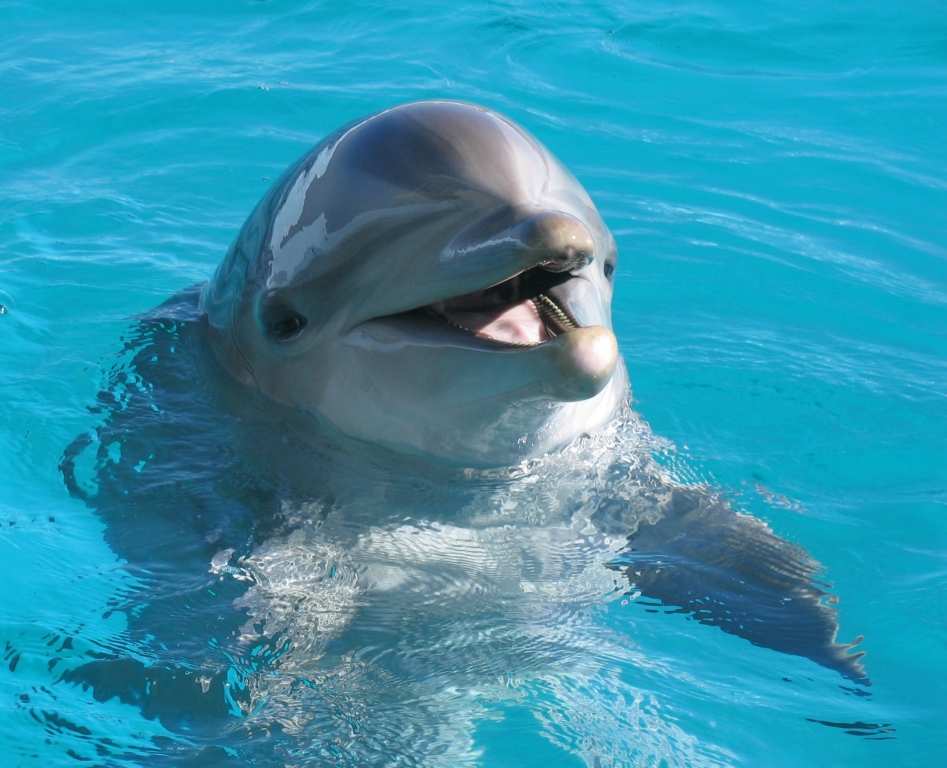
%> input picture images/dolphin.jpg, 947 x 768 px
$ octave main.m   (GNU Octave 9; MATLAB toolbox functions it lacks are replaced by stand-ins)
%> lines starting %> are read from the running program, lines starting %| are printed output that depends on the picture
clc
close all
clear

%% input parameters

h_pixel = 30; % height of final pixelated im age
w_pixel = 40; % width of final pixelated image
K = 8; % amount of different colors in the final image
perturbation_factor = 50;
addpath('images');
% source_filename = "obamna.jpg"; % source file name
% source_filename = "shrek.jpg"; % source file name
source_filename = "dolphin.jpg"; % source file name


%% open image

input_imag = imread(source_filename);
%> input_imag is the input picture: size 768x947x3 uint8; mean R, G, B 51.4, 147.5, 174.6
input_imag = rgb2lab(input_imag);
%> input_imag: size 768x947x3 double; mean of channels 1, 2, 3 57.1, -15.7, -21.3
input_imag = imresize(input_imag, 0.5);
%> input_imag: size 384x474x3 double; mean of channels 1, 2, 3 57.1, -15.7, -21.3
figure
imshow(lab2rgb(input_imag))
title('OBAMNA')
hold on

%% ---------------- algorithm ---------------------------------

%% initialize superpixels, palette and temperature

N = h_pixel*w_pixel; %set of output pixels, number of superpixels
M = numel(input_imag(:,:,1)); %get total amount of pixels of input image
%> M = 182016
input_superpixels = zeros(size(input_imag(:,:,1))); %create array that maps pixels to superpixels. Each pixel 'index' will have int value in
%> input_superpixels: size 384x474 double; every value is 0
                                                    %this array that corresponds to the superpixel they belong to
superpixel_colors = zeros(3, N); % give each superpixel a color
superpixel_palette_colors = round(rand(N,1))+1; %for assigning random palette color to superpixels (points to palette index)
temperature = zeros(3,1);
temperature_c = zeros(3,1);
temperature_f = 1;
output_imag = zeros(h_pixel, w_pixel, 3);
[h_input, w_input] = size(input_superpixels(:,:,1)); % get width and height of input image
%> h_input = 384; w_input = 474

% palette = zeros(3,K);
b_and_a_sat = 1.1;


%assigning input pixels to superpixels
superpixel_height = h_input/h_pixel; %round if wanted image size is not N times input image size
%> superpixel_height = 12.8
superpixel_width = w_input/w_pixel;
%> superpixel_width = 11.85
superpixel_center = zeros(2, N);

counter = 1;
for i = 1:superpixel_height:h_input %assign each input pixel to a superpixel
    for j = 1:superpixel_width:w_input
        jr = round(j);
        ir = round(i);

        input_superpixels(ir:ir+superpixel_height + 1, jr:jr+superpixel_width + 1) = counter;
        counter = counter + 1;
    end
end
%> this loop made 30 passes
%> i on passes 2 to 13: 13.8, 26.6, 39.4, 52.2, 65, 77.8, 90.6, 103.4, 116.2, 129, 141.8, 154.6
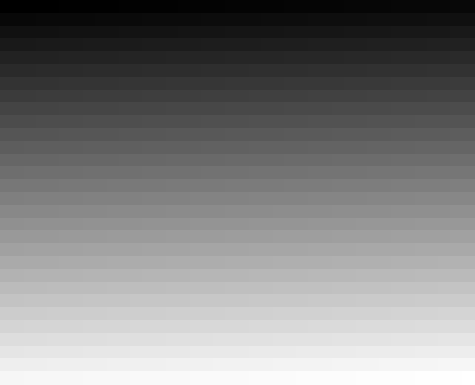
%> input_superpixels: size 385x475 double; min 1, max 1200, mean 602; drawn with min black and max white
%> after the loop, counter = 1201

input_superpixels = input_superpixels(1:h_input, 1:w_input); % get correct array size
%> input_superpixels: size 384x474 double

% get superpixel colors
superpixel_colors = zeros(N, 3);
for i = 1:N
    [x, y] = find(input_superpixels == i);
    superpixel_colors(i, :) = mean(input_imag(x,y, :), [1, 2]);
end
%> after the loop, superpixel_colors = 1200 rows, first 12: [64.68 -22.46 -28.85; 64.6 -22.56 -28.78; 63.91 -22.66 -28.35; 63.51 -22.53 -28.39; 63.31 -22.89 -27.9; 63.1 -22.57 -28.14; 62.91 -22.19 -28.4; 62.9 -22.18 -28.36; 62.73 -22.2 -28.23; 62.67 -22.02 -28.16; 63.1 -21.95 -28.1; 62.93 -22.5 -27.54]

%get temperature_c (idk if correct)
coefficients_L = pca(input_imag(:,:,1));
PC_L = coefficients_L(:, 1);
%> PC_L = 474 values, max 0.0907 at index 235, min -0.0424 at index 300, mean 0.024
C_L = var(input_imag(:,:,1) * PC_L);
%> C_L = 25458.7
coefficients_a = pca(input_imag(:,:,2));
PC_a = coefficients_a(:, 1);
%> PC_a = 474 values, max 0.0961 at index 272, min -0.0123 at index 13, mean 0.0348
C_a = var(input_imag(:,:,2) * PC_a);
%> C_a = 7633.7
coefficients_b = pca(input_imag(:,:,3));
PC_b = coefficients_b(:, 1);
%> PC_b = 474 values, max 0.0918 at index 287, min 0.000713 at index 5, mean 0.0358
C_b = var(input_imag(:,:,3) * PC_b);
%> C_b = 11198

% imagesc(input_superpixels)
initial_color = squeeze((mean(input_imag, [1, 2]))); %get mean L color of input image
%> initial_color = [57.08; -15.72; -21.3]
p_ck = [0.5 0.5]; %initiate P(ck)
p_ps = 1/N;
palette = [initial_color, initial_color];
%> palette = [57.08 57.08; -15.72 -15.72; -21.3 -21.3]
e_palette = 5; % maximum change for new color
e_cluster = 1; %minimum change for palette color split
temperature_lowering_factor = 0.7; %0.7;

%subclusters
subclusters = [1; 2];

% C_L = max(eig(cov(input_imag(:,:,1)))); %get max eigenvalue of input image
% C_a = max(eig(cov(input_imag(:,:,2))));
% C_b = max(eig(cov(input_imag(:,:,3))));

temperature_c = 2*norm([C_L C_a C_b]); % set critical temperature
%> temperature_c = 57682.4
temperature = 1.1*temperature_c; %initial value set for temperature
%> temperature = 63450.6

% get center of each superpixel (assume they are rather square)
for i = 1:N
    [x,y] = find(input_superpixels == i); %find elements equal to i
    x_superpixel_centre = (max(x) + min(x))/2;
    y_superpixel_centre = (max(y) + min(y))/2;
    superpixel_center(:,i) = [y_superpixel_centre, x_superpixel_centre];
end
%> this loop made 1200 passes
%> (x_superpixel_centre, y_superpixel_centre) on passes 1 to 3: (7, 6.5), (7, 18.5), (7, 30.5)
%> after the loop, superpixel_center = 1200 columns, first 8: [6.5 18.5 30.5 42 53.5 65.5 77.5 89.5; 7 7 7 7 7 7 7 7]
%plot(superpixel_center(1,:),superpixel_center(2,:), "*r")


%% loop for T > Tf

loop_index = 0;
while temperature > temperature_f
%> (the run ends here)
